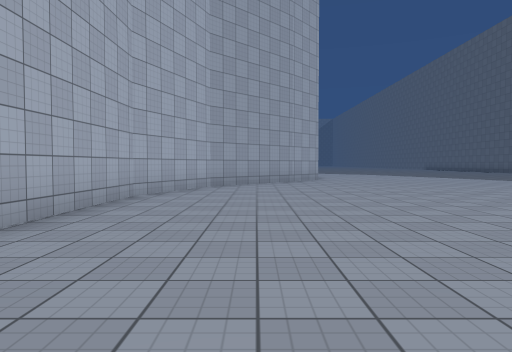
[1] (above)

19 first-person views from a walk through a 3-D level made in the Unity game engine. The camera is 1.3 m above the floor, tilts 2° down and sees 70° across. The floor is counted in squares, 2 m on a side. Each view is taken from the middle of a square. On the plan, view 1 faces up. The plan holds only what a view shows up to about 11 squares ahead; the rest is blank. The place goes on beyond the plan. Surface patterns are stand-ins for the level's own textures.

[2]
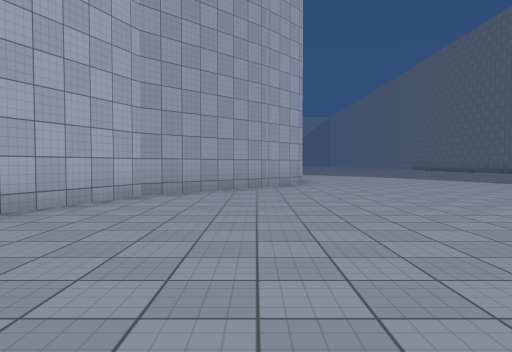

[3]
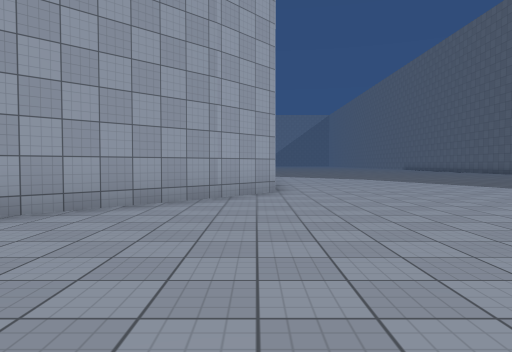

[4]
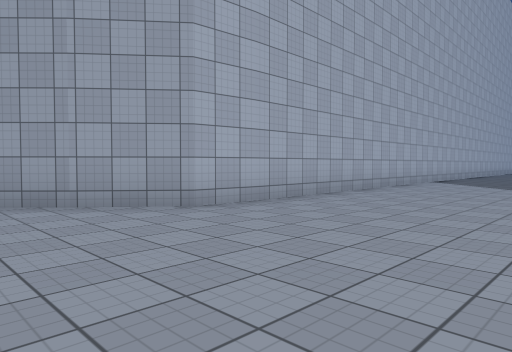

[5]
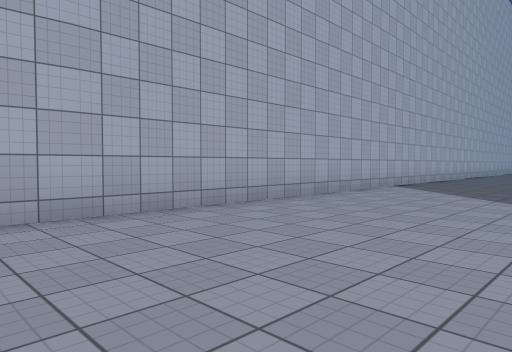

[6]
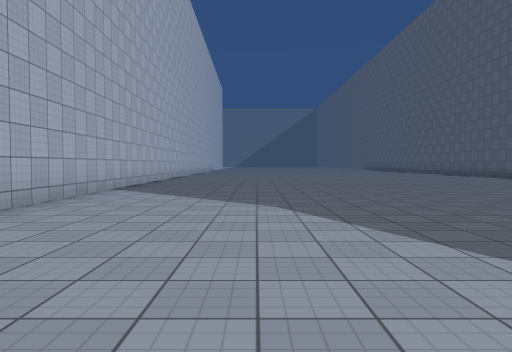

[7]
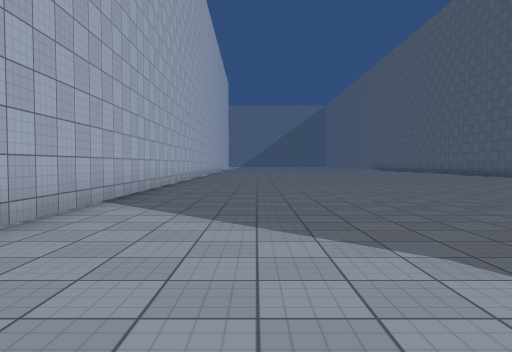

[8]
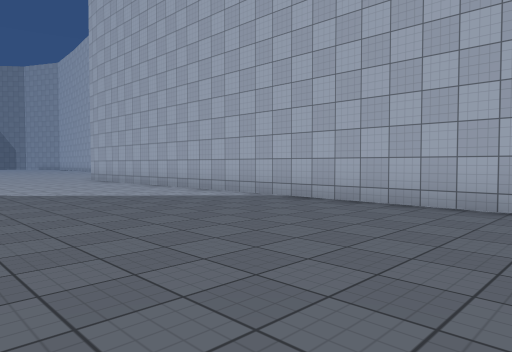

[9]
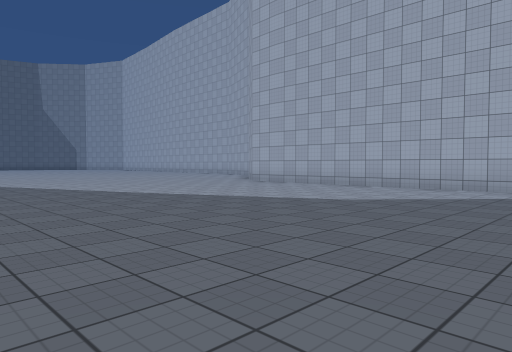

[10]
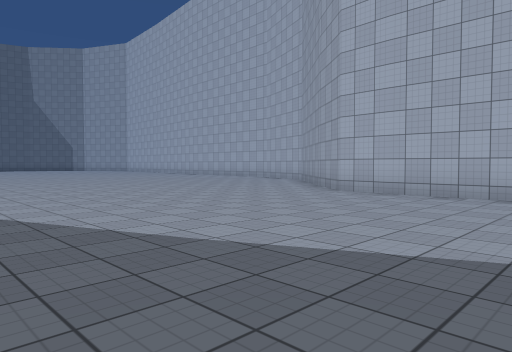

[11]
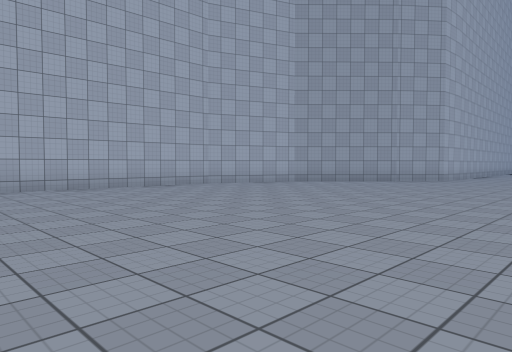

[12]
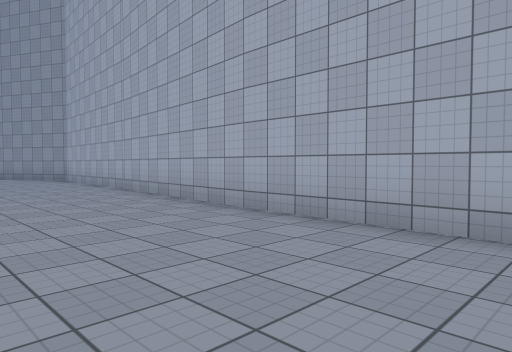

[13]
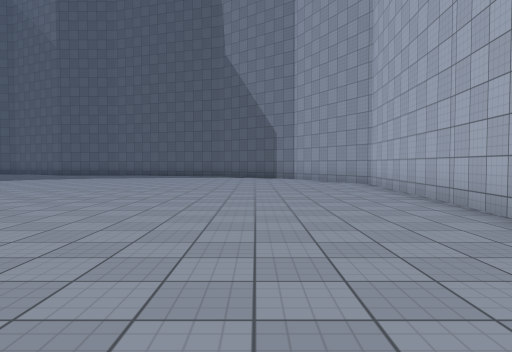

[14]
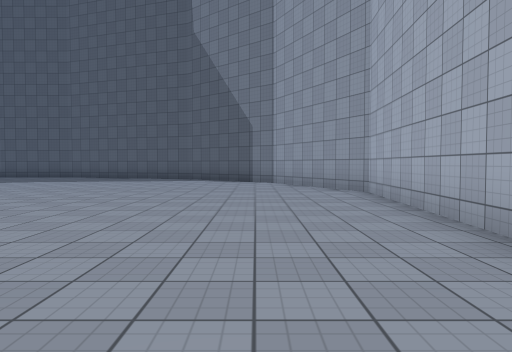

[15]
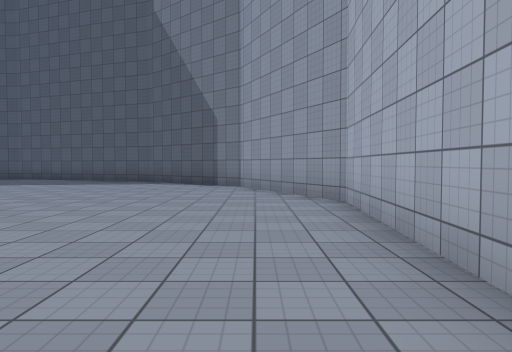

[16]
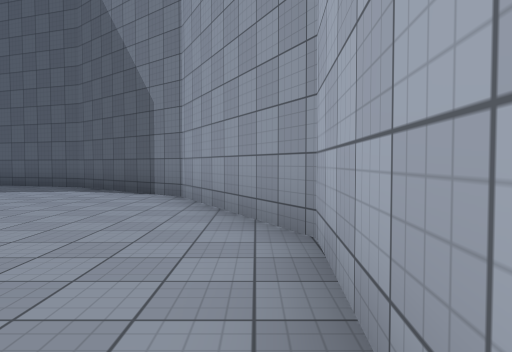

[17]
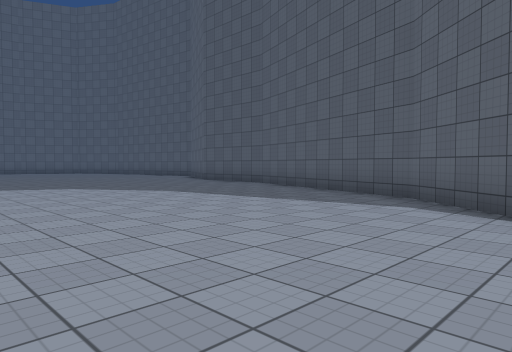

[18]
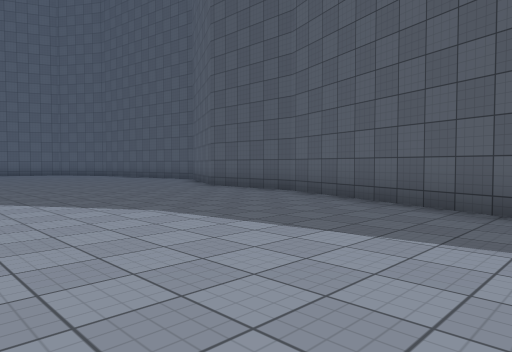

[19]
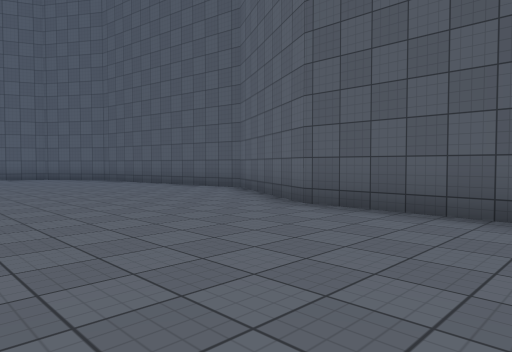

### Floor plan
Points are (right, up) in squares from view 1. A wall is a line through its corners. A room is listed if a view was taken in it or the views show most of it. See-through windows are left out.
Room 1 (views 1, 2, 3, 4, 5, 6, 7, 8, 9, 10, 11, 12, 13, 14, 15, 16, 17, 18, 19)
walls: (-2.9, 1.2) (-3.5, -9.2) (-1.6, -13) (1.7, -15.8) (7.6, -17.8) (10.7, -17.8) (14.2, -19.6) (16.3, -19.3); (2.3, 29) (2.5, 14.1) (-1.3, 10.2) (-2.4, 7.3) (-2.7, 1.1)

Positions as (right, up) in squares from view 1, and headings:
1: (0, 0), facing up
2: (1, 3), facing up
3: (2, 6), facing up
4: (7, 11), facing up-left
5: (7, 14), facing up-left
6: (6, 15), facing up
7: (5, 18), facing up
8: (8, 29), facing down-left
9: (12, 24), facing down-left
10: (10, 19), facing down-left
11: (7, 0), facing up-left
12: (1, 5), facing down-left
13: (0, 2), facing down
14: (-1, -1), facing down
15: (-2, -3), facing down
16: (-3, -6), facing down
17: (-1, -9), facing down-right
18: (2, -11), facing down-right
19: (7, -13), facing down-right
